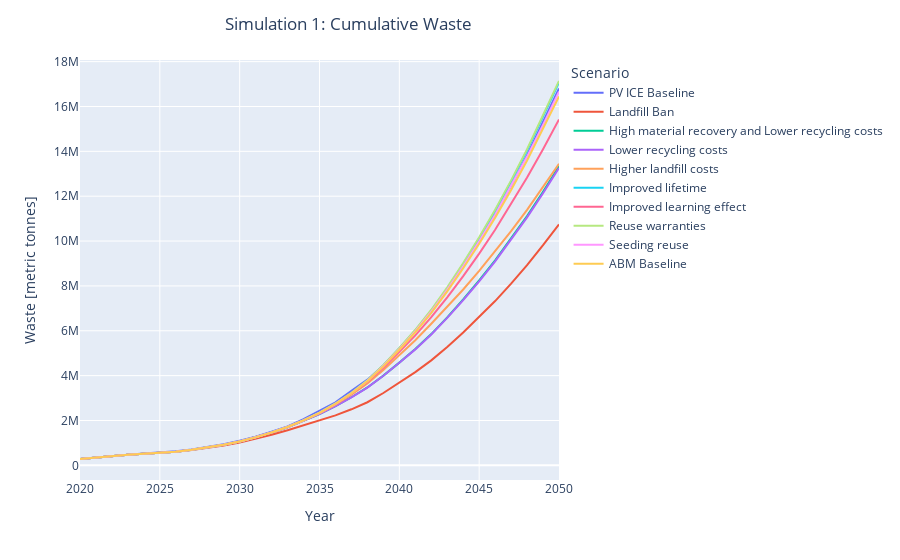

The code cell stored with this chart in its notebook:
### Code cell
filter_col = [col for col in UScum if (col.startswith('Waste_Module_ABM_Simulation1'))]
df = UScum[filter_col]
df = df.set_axis(pretty_scenarios, axis=1)
df['year'] = list(range(1995,2051))
df = df.melt(id_vars = 'year')
df = df[df.year.isin(list(range(2020,2051)))]
fig1 = px.line(df, x='year', y='value', color = 'variable', labels={
                     "year": "Year",
                     "value": "Waste [metric tonnes]",
                    "variable" :"Scenario"
                 })
fig1.update_layout(title_text='Simulation 1: Cumulative Waste', title_x=0.25)
fig1.show()
